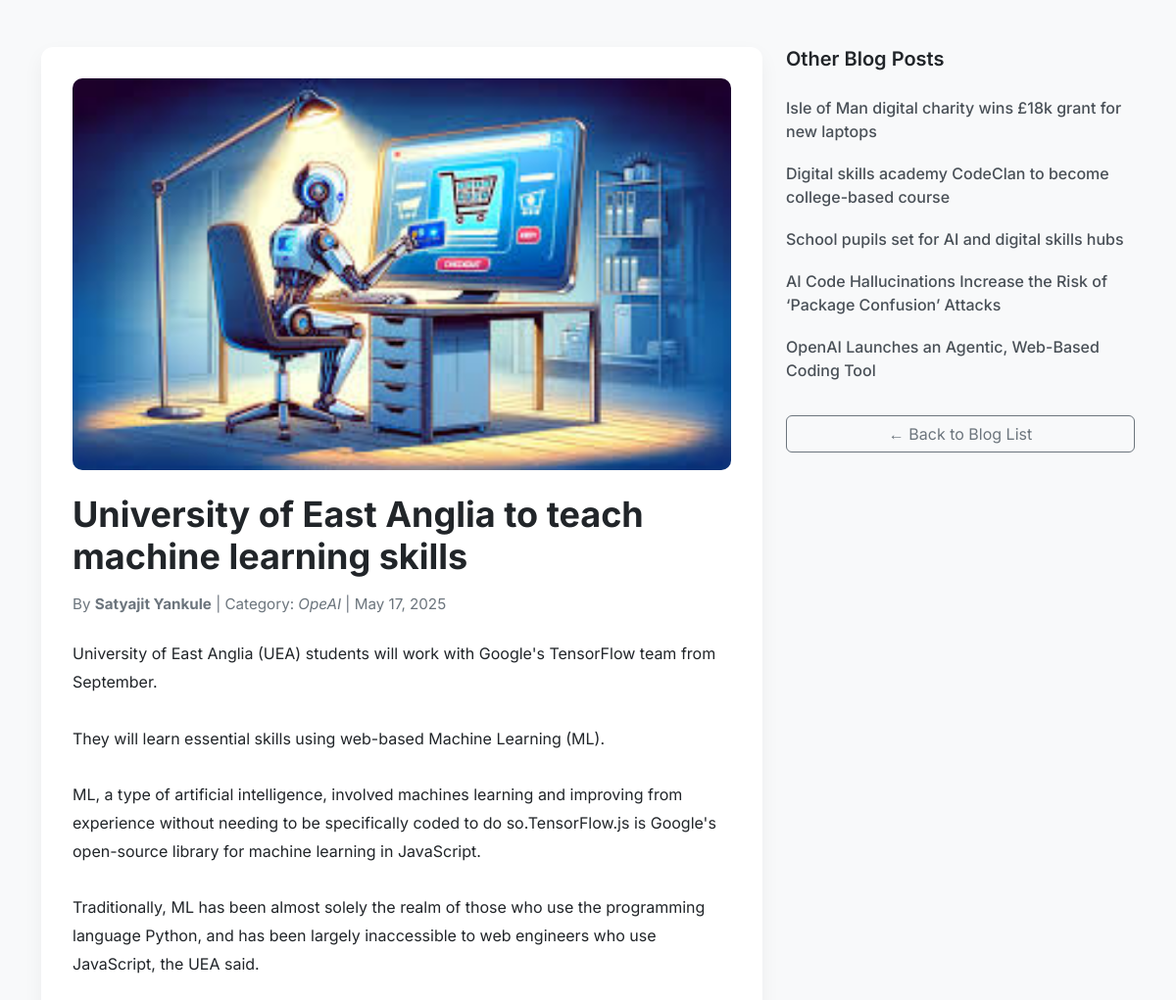
The app's page /Home/show_blog_page/5 with its own data.
### tables this page shows
CREATE TABLE `blogs` (
  `b_auto_id` int(11) NOT NULL,
  `b_cat_ref_id` int(11) DEFAULT NULL,
  `b_auth_ref_id` int(11) DEFAULT NULL,
  `b_title` varchar(255) DEFAULT NULL,
  `b_short_content` text DEFAULT NULL,
  `b_main_content` text DEFAULT NULL,
  `b_image` varchar(255) DEFAULT NULL,
  `b_meta_title` varchar(255) DEFAULT NULL,
  `b_meta_description` text DEFAULT NULL,
  `b_meta_keywords` varchar(255) DEFAULT NULL,
  `b_cretated_at` timestamp NOT NULL DEFAULT current_timestamp(),
  `b_updated_by` int(11) DEFAULT NULL
);

CREATE TABLE `author` (
  `a_auto_id` int(11) NOT NULL,
  `a_author_name` varchar(255) DEFAULT NULL,
  `a_created_at` timestamp NOT NULL DEFAULT current_timestamp(),
  `a_updated_by` int(11) DEFAULT NULL
);

CREATE TABLE `category` (
  `c_auto_id` int(11) NOT NULL,
  `c_category` varchar(255) DEFAULT NULL,
  `c_created_at` timestamp NOT NULL DEFAULT current_timestamp(),
  `c_updated_by` int(11) DEFAULT NULL
);

### application/controllers/Home.php (called while the page is built, shortened)
<?php
class Home extends CI_Controller
{
    public function show_blog_page($id)
    {
        $data['blog'] = $this->db->select('blogs.*, category.c_category as category_name, author.a_author_name as author_name')
            ->from('blogs')
            ->join('category', 'category.c_auto_id = blogs.b_cat_ref_id', 'left')
            ->join('author', 'author.a_auto_id = blogs.b_auth_ref_id', 'left')
            ->where('blogs.b_auto_id', $id)
            ->get()->row();
        $data['recent_blogs'] = $this->db->select('b_auto_id, b_short_content, b_title')
            ->from('blogs')
            ->where('b_auto_id !=', $id)
            ->order_by('b_cretated_at', 'DESC')
            ->limit(6)
            ->get()->result();
        $this->load->view('show_blog', $data);
    }
}
?>

### index.php (called while the page is built, shortened)
<?php
require_once BASEPATH.'core/CodeIgniter.php';

### application/views/show_blog.php (the view, shortened to what this page needs)
<!DOCTYPE html>
<html lang="en">
<head>
    <link href="https://cdn.jsdelivr.net/npm/bootstrap@5.3.0/dist/css/bootstrap.min.css" rel="stylesheet" />
    <link rel="stylesheet" href="<?= base_url('assets/css/mainpagetwo_style.css') ?>">
</head>
<body>
    <div class="container py-5">
        <div class="row">
            <div class="col-lg-8">
                <div class="blog-wrapper">
                    <img src="<?= base_url($blog->b_image) ?>" alt="Blog Image" class="blog-image" />
                    <div class="blog-content">
                        <h1><?= $blog->b_title ?></h1>
                        <div class="blog-meta">
                            By <strong><?= $blog->author_name ?></strong> |
                            Category: <em><?= $blog->category_name ?></em> |
                            <?= date('F j, Y', strtotime($blog->b_cretated_at)) ?>
                        </div>
                        <p><?= nl2br($blog->b_main_content) ?></p>
                    </div>
                </div>
            </div>
            <div class="col-lg-4 mt-4 mt-lg-0">
                <div class="sidebar">
                    <h5>Other Blog Posts</h5>
                    <div class="list-group">
                        <?php foreach ($recent_blogs as $recent): ?>
                            <a href="<?= base_url('Home/show_blog_page/' . $recent->b_auto_id) ?>" class="list-group-item">
                                <?= $recent->b_title ?>
                            </a>
                        <?php endforeach; ?>
                    </div>
                </div>
                <div class="mt-4">
                    <a href="<?= base_url('Home') ?>" class="btn btn-outline-secondary w-100">
                        &larr; Back to Blog List
                    </a>
                </div>
            </div>
        </div>
    </div>
</body>
</html>

### assets/css/mainpagetwo_style.css (style rules this page uses)
body { font-family: 'Inter', sans-serif; background-color: #f8f9fa; }
.blog-wrapper { background: #fff; border-radius: 12px; box-shadow: 0 8px 20px rgba(0, 0, 0, 0.05); padding: 2rem; }
.blog-image { width: 100%; height: 400px; object-fit: cover; border-radius: 10px; margin-bottom: 1.5rem; }
.blog-content h1 { font-size: 2.25rem; font-weight: 700; margin-bottom: 1rem; }
.blog-meta { font-size: 0.95rem; color: #6c757d; margin-bottom: 1.5rem; }
.blog-content p { line-height: 1.8; margin-bottom: 1rem; }
.sidebar { position: sticky; top: 2rem; }
.sidebar h5 { font-weight: 600; margin-bottom: 1rem; }
.sidebar .list-group-item { background-color: transparent; border: none; padding: 0.6rem 0; color: #495057; font-weight: 500; transition: 0.3s; }

### records on screen
blogs: b_image (picture), b_title "University of East Anglia to teach machine learning skills", author.a_author_name "Satyajit Yankule", category.c_category "OpeAI", b_cretated_at "May 17, 2025", b_main_content "University of East Anglia (UEA) students will work with Google's TensorFlow team from September. They will learn essential skills using web-based Machine Learning (ML). ML, a type of artificial intelligence, involved machines learning and improving from experience without needing to be specifically coded to do so.TensorFlow.js is Google's open-source library for machine learning in JavaScript. Traditionally, ML has been almost solely the realm of those who use the programming language Python, and has been largely inaccessible to web engineers who use JavaScript, the UEA said."
blogs: b_title "Isle of Man digital charity wins £18k grant for new laptops"
blogs: b_title "Digital skills academy CodeClan to become college-based course"
blogs: b_title "School pupils set for AI and digital skills hubs"
blogs: b_title "AI Code Hallucinations Increase the Risk of ‘Package Confusion’ Attacks"
blogs: b_title "OpenAI Launches an Agentic, Web-Based Coding Tool"
